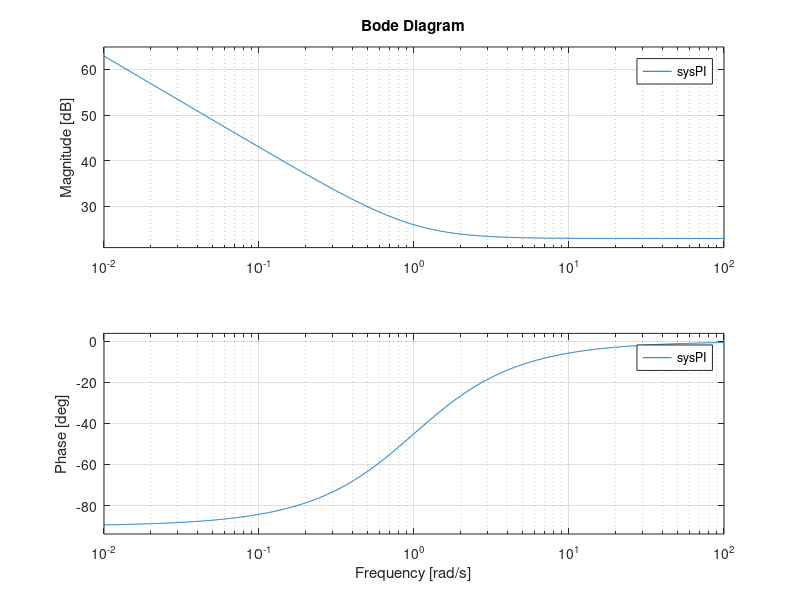

The MATLAB source for this figure:
Kp = 14
Ti = 1

sysPI = tf([Kp*Ti, Kp] , [Ti, 0])

bode(sysPI)

% find Ti such that phase LAG of controller is 5 degrees.
% When combined with plant (which has been designed with lag of 45 degrees)
% the overall phase become 45-5 = 40 degrees, which is our overall design
% target.
% 
% We must use the Bode plot for the isolated PI controller and tweak Ti
% to get the desired phase lag at the crossover frequency from the earlier
% section of controller design, in this case 0.6 rad s^-1.
% (NB: other groups seemed to use 0.8 rad s^-1?)
%
% Can be done graphically with Bode plot, alternatively, substitute s=jw
% into transfer function and find complex angle.